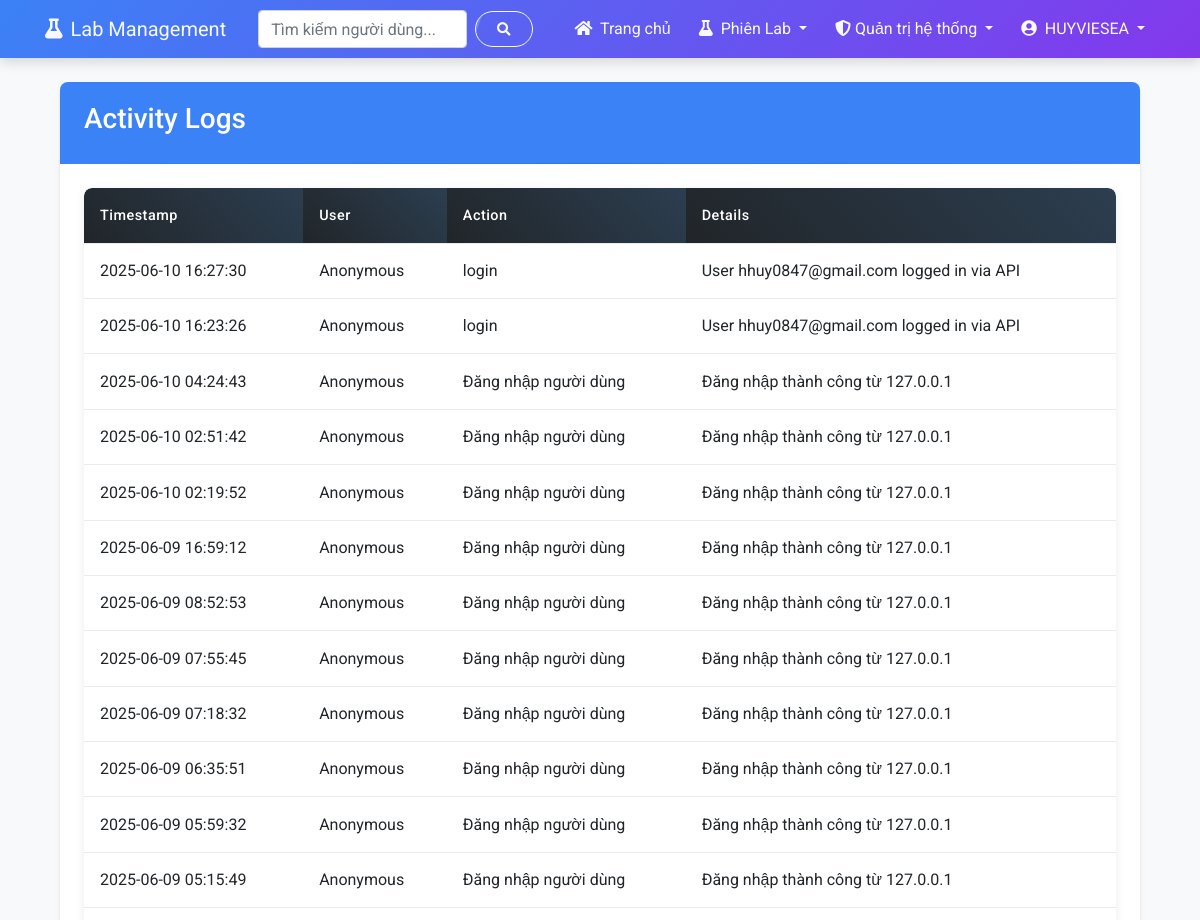
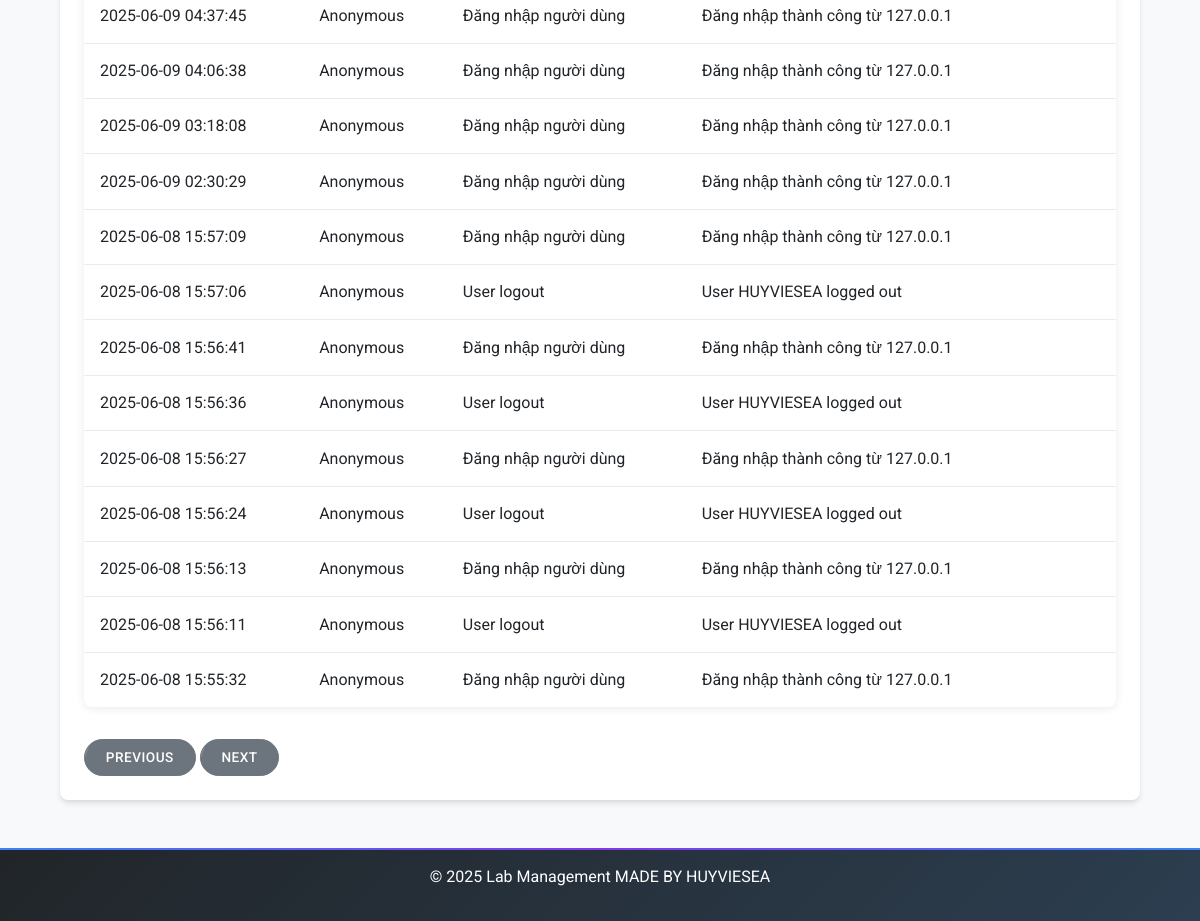
The app's page /admin/activity-logs/3 (signed in) with its own data (2 pictures, top to bottom).
### app/models.py (models this page shows, shortened)
class NguoiDung(UserMixin, db.Model):
    id = db.Column(db.Integer, primary_key=True)
    ten_nguoi_dung = db.Column(db.String(80), unique=True, nullable=False)
    email = db.Column(db.String(120), unique=True, nullable=False)
    mat_khau_hash = db.Column(db.String(256))
    vai_tro = db.Column(db.String(20), default="nguoi_dung")  # quan_tri_he_thong, quan_tri_vien, nguoi_dung
    ngay_tao = db.Column(db.DateTime, default=datetime.utcnow)
    last_seen = db.Column(db.DateTime, default=datetime.utcnow)
    bio = db.Column(db.Text, nullable=True)  # Thêm trường bio cho giới thiệu bản thân
    reset_token = db.Column(db.String(100), nullable=True)
    reset_token_expiry = db.Column(db.Integer, nullable=True)  # Unix timestamp
    def is_admin(self):
        return self.vai_tro in ["quan_tri_vien", "quan_tri_he_thong"]
    def is_admin_manager(self):
        return self.vai_tro == "quan_tri_he_thong"

class NhatKyHoatDong(db.Model):
    id = db.Column(db.Integer, primary_key=True)
    nguoi_dung_ma = db.Column(db.Integer, db.ForeignKey("nguoi_dung.id"), nullable=True)
    nguoi_dung = db.relationship("NguoiDung", backref="nhat_ky")
    hanh_dong = db.Column(db.String(128), nullable=False)
    chi_tiet = db.Column(db.Text, nullable=True)
    dia_chi_ip = db.Column(db.String(45), nullable=True)
    thoi_gian = db.Column(db.DateTime, default=datetime.utcnow)

### app/routes/admin.py (the view)
@admin_bp.route('/activity-logs')
@admin_bp.route('/activity-logs/<int:page>')
@login_required
@admin_required
@cached_route(timeout=120, key_prefix='admin_activity_logs')
def activity_logs(page=1):
    per_page = CaiDatHeThong.lay_gia_tri("items_per_page", 25)
    logs = NhatKyHoatDong.query.order_by(NhatKyHoatDong.thoi_gian.desc()).paginate(
        page=page, per_page=per_page, error_out=False
    )
    return render_template("admin/admin_logs.html", logs=logs)

### app/cache/cache_manager.py (called while the page is built, shortened)
    def get_cache(self) -> Optional[Any]:
        if self.cache:
            return self.cache
        try:
            from flask import current_app
            cache_ext = current_app.extensions.get('cache')
            if cache_ext and isinstance(cache_ext, dict):
                for cache_instance in cache_ext.keys():
                    if hasattr(cache_instance, 'get') and hasattr(cache_instance, 'set') and hasattr(cache_instance, 'delete'):
                        return cache_instance
        except Exception as e:
            logger.error(f"Error getting cache: {e}")
            return None

    def record_miss(self):
        self.metrics['misses'] += 1

    def generate_cache_key(self, prefix, *args, **kwargs):
        key_parts = [prefix]
        if hasattr(g, 'current_user') and current_user.is_authenticated:
            key_parts.append(f"user_{current_user.id}")
        for arg in args:
            if isinstance(arg, (str, int, float)):
                key_parts.append(str(arg))
            else:
                key_parts.append(hashlib.md5(str(arg).encode()).hexdigest()[:8])
        for k, v in sorted(kwargs.items()):
            key_parts.append(f"{k}_{v}")
        return "_".join(key_parts)

### app/models.py (called while the page is built)
    @staticmethod
    def lay_gia_tri(khoa, mac_dinh=None):
        setting = CaiDatHeThong.query.filter_by(khoa=khoa).first()
        if setting is None:
            return mac_dinh
        if setting.kieu == "boolean":
            return setting.gia_tri.lower() in ("true", "1", "yes")
        elif setting.kieu == "integer":
            return int(setting.gia_tri) if setting.gia_tri else 0
        elif setting.kieu == "float":
            return float(setting.gia_tri) if setting.gia_tri else 0.0
        return setting.gia_tri

### app/session_handler.py (called while the page is built)
    def init_app(self, app):
        self.app = app
        @app.before_request
        def ensure_session_consistency():
            self._ensure_session_consistency()

### app/templates/admin/admin_logs.html (shortened to what this page needs)
{% extends "index.html" %}
{% block styles %}
<link rel="stylesheet" href="{{ url_for('static', filename='css/admin_tables.css') }}">
{% endblock %}
{% block content %}
{% if current_user.is_authenticated and (current_user.is_admin() or current_user.is_admin_manager()) %}
<div class="container">
    <div class="card">
        <div class="card-header bg-primary text-white">
            <h3>Activity Logs</h3>
        </div>
        <div class="card-body">
            <div class="table-responsive">
                <table class="table admin-table">
                    <thead>
                        <tr>
                            <th class="sortable">Timestamp</th>
                            <th class="sortable">User</th>
                            <th class="sortable">Action</th>
                            <th>Details</th>
                        </tr>
                    </thead>
                    <tbody>
                        {% for log in logs.items %}
                        <tr>
                            <td>{{ log.thoi_gian.strftime('%Y-%m-%d %H:%M:%S') }}</td>
                            <td>
                                {% if log.user %}
                                    {{ log.nguoi_dung.ten_nguoi_dung }}
                                {% else %}
                                    Anonymous
                                {% endif %}
                            </td>
                            <td>{{ log.hanh_dong }}</td>
                            <td>{{ log.chi_tiet }}</td>
                        </tr>
                        {% endfor %}
                    </tbody>
                </table>
            </div>
            <div class="mt-3">            {% if logs.has_prev %}
                <a href="{{ url_for('admin.activity_logs', page=logs.prev_num) }}" class="btn btn-secondary">Previous</a>
            {% endif %}
            {% if logs.has_next %}
                <a href="{{ url_for('admin.activity_logs', page=logs.next_num) }}" class="btn btn-secondary">Next</a>
                {% endif %}
            </div>
        </div>
    </div>
</div>
{% else %}
<div class="alert alert-danger mt-5">Bạn không có quyền truy cập trang này.</div>
{% endif %}
{% endblock %}

### app/templates/base.html (shortened to what this page needs)
<!DOCTYPE html>
<html lang="vi">
<head>
    <link rel="stylesheet" href="https://cdnjs.cloudflare.com/ajax/libs/font-awesome/5.15.3/css/all.min.css">
    <link rel="stylesheet" href="https://stackpath.bootstrapcdn.com/bootstrap/4.5.2/css/bootstrap.min.css">
    <link rel="stylesheet" href="{{ url_for('static', filename='css/base.css') }}">
    <link rel="stylesheet" href="{{ url_for('static', filename='css/flash_messages.css') }}">
    <link rel="stylesheet" href="{{ url_for('static', filename='css/responsive.css') }}">
    {% block styles %}{% endblock %}
</head>
<body class="{% block body_class %}{% endblock %}">
    <nav class="navbar navbar-expand-lg navbar-dark bg-primary">
        <div class="container">
            <a class="navbar-brand" href="{{ url_for('user.dashboard') if current_user.is_authenticated else url_for('auth.login') }}">
                <i class="fas fa-flask mr-2"></i>Lab Management
            </a>
            <div class="collapse navbar-collapse" id="navbarNav">
                <form class="form-inline my-2 my-lg-0 mr-auto ml-3" method="GET" action="{{ url_for('search.search') }}">
                    <input class="form-control mr-sm-2" type="search" name="q" placeholder="Tìm kiếm người dùng..." aria-label="Search">
                    <button class="btn btn-outline-light my-2 my-sm-0" type="submit">
                        <i class="fas fa-search"></i>
                    </button>
                </form>
                <ul class="navbar-nav ml-auto">
                    {% if current_user.is_authenticated %}
                        <li class="nav-item">
                            <a class="nav-link" href="{{ url_for('user.dashboard') }}">
                                <i class="fas fa-home mr-1"></i> Trang chủ
                            </a>
                        </li>
                        <li class="nav-item dropdown">
                            <a class="nav-link dropdown-toggle" href="#" id="labSessionsDropdown" role="button" data-toggle="dropdown">
                                <i class="fas fa-flask mr-1"></i> Phiên Lab
                            </a>
                        </li>
                        {% if current_user.is_admin() %}
                        <li class="nav-item dropdown">
                            <a class="nav-link dropdown-toggle" href="#" id="adminDropdown" role="button" data-toggle="dropdown">
                                {% if current_user.is_admin_manager() %}
                                <i class="fas fa-shield-alt"></i> Quản trị hệ thống
                                {% else %}
                                <i class="fas fa-user-shield"></i> Quản trị viên
                                {% endif %}
                            </a>
                        </li>
                        {% endif %}
                        <li class="nav-item dropdown">
                            <a class="nav-link dropdown-toggle" href="#" id="userDropdown" role="button" data-toggle="dropdown">
                                <i class="fas fa-user-circle mr-1"></i> {{ current_user.ten_nguoi_dung }}
                            </a>
                        </li>
                    {% endif %}
                </ul>
            </div>
        </div>
    </nav>
    <main class="container mt-4">
        {% block content %}{% endblock %}
    </main>
    <footer class="bg-dark text-white text-center py-3 mt-5">
        <p>&copy; 2025 Lab Management MADE BY HUYVIESEA
        </p>
    </footer>
</body>
</html>

### app/static/css/base.css (style rules this page uses)
body { font-family: 'Roboto', sans-serif; background-color: var(--light-bg); color: var(--text-color); line-height: 1.6; position: relative; overflow-x: hidden; }
.navbar { background: linear-gradient(135deg, var(--primary-color), var(--secondary-color)); margin-bottom: 20px; box-shadow: 0 4px 12px rgba(0, 0, 0, 0.15); border: none; transition: var(--transition); }
.navbar-dark .navbar-brand, .navbar-dark .navbar-nav .nav-link { color: var(--text-light); transition: var(--transition); }
.navbar-nav { align-items: center; }
.navbar-nav .nav-item { padding: 0 2px; }
.navbar-nav .nav-link { white-space: nowrap; }
.navbar-nav .nav-item { margin-left: 2px; }
.navbar-nav .nav-link { padding: 0.5rem 0.75rem; white-space: nowrap; }
.card { margin-bottom: 24px; border: none; border-radius: var(--border-radius); box-shadow: var(--box-shadow); transition: var(--transition); overflow: hidden; background: #ffffff; position: relative; }
.card-header { font-weight: 500; border-bottom: none; padding: 1.25rem 1.5rem; position: relative; z-index: 1; }
.card-header:after { content: ''; position: absolute; bottom: 0; left: 0; width: 100%; height: 1px; background: linear-gradient(to right, transparent, rgba(0, 0, 0, 0.1), transparent); }
.card-body { padding: 1.5rem; }
.btn { border-radius: 50px; padding: 0.5rem 1.5rem; transition: var(--transition); font-weight: 500; text-transform: uppercase; font-size: 0.85rem; letter-spacing: 0.5px; position: relative; overflow: hidden; }
.btn:after { content: ''; position: absolute; top: 0; left: -100%; width: 100%; height: 100%; background: rgba(255, 255, 255, 0.2); transform: skewX(-20deg); transition: all 0.6s ease; }
.table { box-shadow: var(--box-shadow); border-radius: var(--border-radius); overflow: hidden; margin-bottom: 2rem; }
.table thead th { background: linear-gradient(45deg, var(--dark-bg), #2c3e50); color: var(--text-light); border: none; padding: 1rem; font-weight: 500; }
.table td { padding: 1rem; vertical-align: middle; border-top: 1px solid #e9ecef; }
footer { background: linear-gradient(135deg, var(--dark-bg), #2c3e50); color: var(--text-light); padding: 2rem 0; margin-top: 3rem; position: relative; overflow: hidden; }
footer:before { content: ''; position: absolute; top: 0; left: 0; width: 100%; height: 2px; background: linear-gradient(to right, var(--primary-color), var(--secondary-color), var(--primary-color)); }

### app/static/css/responsive.css (style rules this page uses)
:root { --breakpoint-xs: 0; --breakpoint-sm: 576px; --breakpoint-md: 768px; --breakpoint-lg: 992px; --breakpoint-xl: 1200px; }
html { font-size: 15px; scroll-behavior: smooth; }
body { overflow-x: hidden; width: 100%; min-height: 100vh; }
.container { width: 100%; padding-right: 15px; padding-left: 15px; margin-right: auto; margin-left: auto; }
@media (min-width: 576px) { html { font-size: 16px; } }
@media (min-width: 576px) { .container { max-width: 540px; } }
@media (min-width: 576px) { input, select, textarea { font-size: 0.95rem; padding: 0.6rem; } }
@media (min-width: 576px) { .btn { padding: 0.45rem 1.3rem; } }
@media (min-width: 576px) { .table td, .table th { padding: 0.8rem; } }
@media (min-width: 576px) { .card { margin-bottom: 1.5rem; } }
@media (min-width: 768px) { .container { max-width: 720px; } }
@media (min-width: 768px) { .navbar-nav { flex-direction: row; } }
@media (min-width: 768px) { .navbar-nav .nav-item { margin-left: 0.5rem; } }
@media (min-width: 768px) { .container, .form-container, .overlay-panel { transition: all 0.6s ease-in-out; } }
@media (min-width: 768px) { .admin-table thead th { padding: 1rem; font-size: 0.9rem; } }
@media (min-width: 992px) { .container { max-width: 960px; } }
@media (min-width: 992px) { .navbar-expand-lg .navbar-nav { flex-direction: row; } }
@media (min-width: 992px) { button, a, .card, .btn { transition: all 0.3s cubic-bezier(0.25, 0.8, 0.25, 1); } }
@media (min-width: 992px) { .table-responsive { overflow: visible; } }
@media (min-width: 1200px) { .container { max-width: 1140px; } }

### records on screen
NguoiDung: ten_nguoi_dung "HUYVIESEA"
NhatKyHoatDong: thoi_gian "2025-06-10 16:27:30", hanh_dong "login", chi_tiet "User hhuy0847@gmail.com logged in via API"
NhatKyHoatDong: thoi_gian "2025-06-10 16:23:26", hanh_dong "login", chi_tiet "User hhuy0847@gmail.com logged in via API"
NhatKyHoatDong: thoi_gian "2025-06-10 04:24:43", hanh_dong "Đăng nhập người dùng", chi_tiet "Đăng nhập thành công từ 127.0.0.1"
NhatKyHoatDong: thoi_gian "2025-06-10 02:51:42", hanh_dong "Đăng nhập người dùng", chi_tiet "Đăng nhập thành công từ 127.0.0.1"
NhatKyHoatDong: thoi_gian "2025-06-10 02:19:52", hanh_dong "Đăng nhập người dùng", chi_tiet "Đăng nhập thành công từ 127.0.0.1"
NhatKyHoatDong: thoi_gian "2025-06-09 16:59:12", hanh_dong "Đăng nhập người dùng", chi_tiet "Đăng nhập thành công từ 127.0.0.1"
NhatKyHoatDong: thoi_gian "2025-06-09 08:52:53", hanh_dong "Đăng nhập người dùng", chi_tiet "Đăng nhập thành công từ 127.0.0.1"
NhatKyHoatDong: thoi_gian "2025-06-09 07:55:45", hanh_dong "Đăng nhập người dùng", chi_tiet "Đăng nhập thành công từ 127.0.0.1"
NhatKyHoatDong: thoi_gian "2025-06-09 07:18:32", hanh_dong "Đăng nhập người dùng", chi_tiet "Đăng nhập thành công từ 127.0.0.1"
NhatKyHoatDong: thoi_gian "2025-06-09 06:35:51", hanh_dong "Đăng nhập người dùng", chi_tiet "Đăng nhập thành công từ 127.0.0.1"
NhatKyHoatDong: thoi_gian "2025-06-09 05:59:32", hanh_dong "Đăng nhập người dùng", chi_tiet "Đăng nhập thành công từ 127.0.0.1"
NhatKyHoatDong: thoi_gian "2025-06-09 05:15:49", hanh_dong "Đăng nhập người dùng", chi_tiet "Đăng nhập thành công từ 127.0.0.1"
NhatKyHoatDong: thoi_gian "2025-06-09 04:37:45", hanh_dong "Đăng nhập người dùng", chi_tiet "Đăng nhập thành công từ 127.0.0.1"
NhatKyHoatDong: thoi_gian "2025-06-09 04:06:38", hanh_dong "Đăng nhập người dùng", chi_tiet "Đăng nhập thành công từ 127.0.0.1"
NhatKyHoatDong: thoi_gian "2025-06-09 03:18:08", hanh_dong "Đăng nhập người dùng", chi_tiet "Đăng nhập thành công từ 127.0.0.1"
NhatKyHoatDong: thoi_gian "2025-06-09 02:30:29", hanh_dong "Đăng nhập người dùng", chi_tiet "Đăng nhập thành công từ 127.0.0.1"
NhatKyHoatDong: thoi_gian "2025-06-08 15:57:09", hanh_dong "Đăng nhập người dùng", chi_tiet "Đăng nhập thành công từ 127.0.0.1"
NhatKyHoatDong: thoi_gian "2025-06-08 15:57:06", hanh_dong "User logout", chi_tiet "User HUYVIESEA logged out"
NhatKyHoatDong: thoi_gian "2025-06-08 15:56:41", hanh_dong "Đăng nhập người dùng", chi_tiet "Đăng nhập thành công từ 127.0.0.1"
NhatKyHoatDong: thoi_gian "2025-06-08 15:56:36", hanh_dong "User logout", chi_tiet "User HUYVIESEA logged out"
NhatKyHoatDong: thoi_gian "2025-06-08 15:56:27", hanh_dong "Đăng nhập người dùng", chi_tiet "Đăng nhập thành công từ 127.0.0.1"
NhatKyHoatDong: thoi_gian "2025-06-08 15:56:24", hanh_dong "User logout", chi_tiet "User HUYVIESEA logged out"
NhatKyHoatDong: thoi_gian "2025-06-08 15:56:13", hanh_dong "Đăng nhập người dùng", chi_tiet "Đăng nhập thành công từ 127.0.0.1"
NhatKyHoatDong: thoi_gian "2025-06-08 15:56:11", hanh_dong "User logout", chi_tiet "User HUYVIESEA logged out"
NhatKyHoatDong: thoi_gian "2025-06-08 15:55:32", hanh_dong "Đăng nhập người dùng", chi_tiet "Đăng nhập thành công từ 127.0.0.1"
